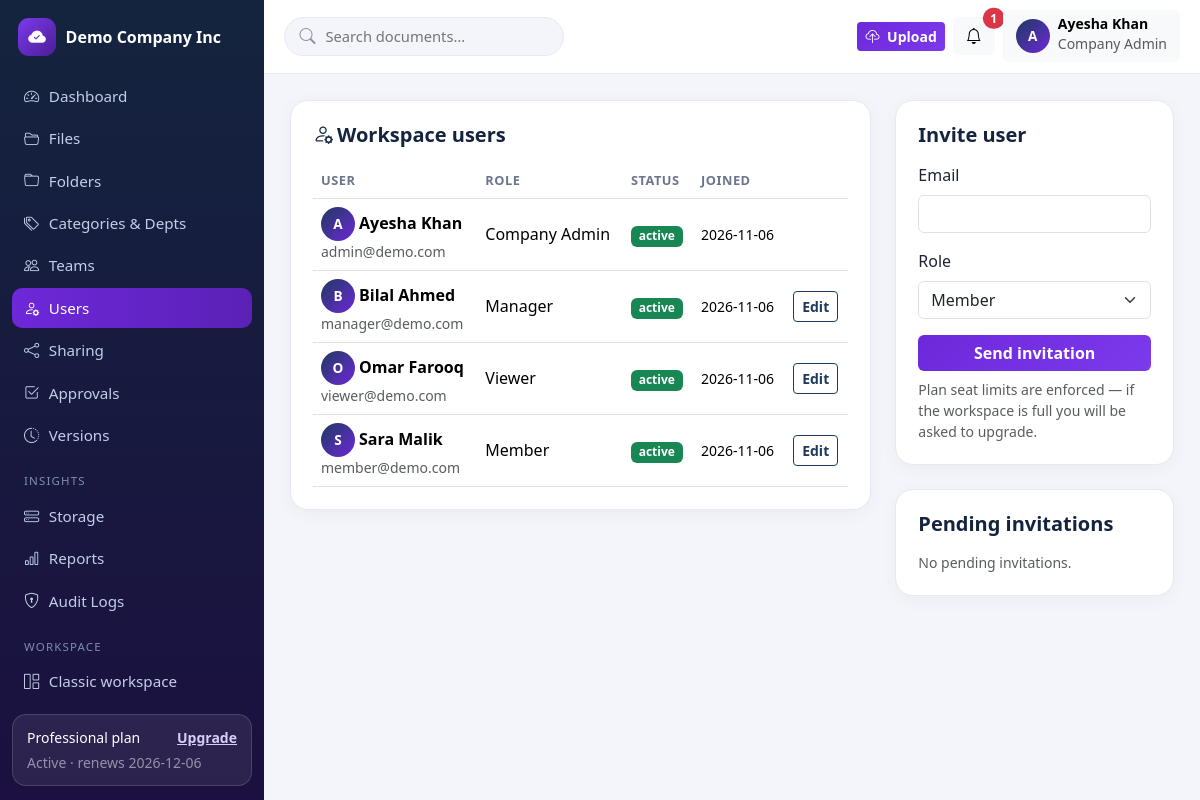
The app's page /admin/users (signed in) with its own data.
### tables this page shows
CREATE TABLE tenants (
    id INT UNSIGNED AUTO_INCREMENT PRIMARY KEY,
    name VARCHAR(160) NOT NULL,
    slug VARCHAR(180) NOT NULL UNIQUE,
    email VARCHAR(190) NOT NULL,
    logo VARCHAR(255) NULL,
    brand_color VARCHAR(9) NOT NULL DEFAULT '#1e3a5f',
    status ENUM('active','suspended') NOT NULL DEFAULT 'active',
    created_at TIMESTAMP NOT NULL DEFAULT CURRENT_TIMESTAMP,
    updated_at TIMESTAMP NOT NULL DEFAULT CURRENT_TIMESTAMP ON UPDATE CURRENT_TIMESTAMP,
    INDEX idx_tenants_status (status)
);

CREATE TABLE subscriptions (
    id INT UNSIGNED AUTO_INCREMENT PRIMARY KEY,
    tenant_id INT UNSIGNED NOT NULL,
    plan_id INT UNSIGNED NOT NULL,
    billing_cycle ENUM('monthly','yearly') NOT NULL DEFAULT 'monthly',
    status ENUM('trialing','active','past_due','cancelled','expired') NOT NULL DEFAULT 'trialing',
    trial_ends_at TIMESTAMP NULL,
    current_period_start TIMESTAMP NULL,
    current_period_end TIMESTAMP NULL,
    cancelled_at TIMESTAMP NULL,
    created_at TIMESTAMP NOT NULL DEFAULT CURRENT_TIMESTAMP,
    updated_at TIMESTAMP NOT NULL DEFAULT CURRENT_TIMESTAMP ON UPDATE CURRENT_TIMESTAMP,
    INDEX idx_sub_tenant (tenant_id),
    INDEX idx_sub_status (status),
    CONSTRAINT fk_sub_tenant FOREIGN KEY (tenant_id) REFERENCES tenants(id) ON DELETE CASCADE,
    CONSTRAINT fk_sub_plan FOREIGN KEY (plan_id) REFERENCES subscription_plans(id)
);

CREATE TABLE subscription_plans (
    id INT UNSIGNED AUTO_INCREMENT PRIMARY KEY,
    name VARCHAR(60) NOT NULL,
    slug VARCHAR(60) NOT NULL UNIQUE,
    price_monthly DECIMAL(10,2) NOT NULL DEFAULT 0,
    price_yearly DECIMAL(10,2) NOT NULL DEFAULT 0,
    storage_mb INT NOT NULL DEFAULT 100,        
    max_users INT NOT NULL DEFAULT 3,           
    max_file_mb INT NOT NULL DEFAULT 10,        
    max_teams INT NOT NULL DEFAULT 1,           
    version_history INT NOT NULL DEFAULT 3,
    features VARCHAR(500) NULL,
    is_active TINYINT(1) NOT NULL DEFAULT 1,
    created_at TIMESTAMP NOT NULL DEFAULT CURRENT_TIMESTAMP,
    updated_at TIMESTAMP NOT NULL DEFAULT CURRENT_TIMESTAMP ON UPDATE CURRENT_TIMESTAMP
);

CREATE TABLE users (
    id INT UNSIGNED AUTO_INCREMENT PRIMARY KEY,
    tenant_id INT UNSIGNED NULL,
    name VARCHAR(120) NOT NULL,
    email VARCHAR(190) NOT NULL UNIQUE,
    password_hash VARCHAR(255) NOT NULL,
    role VARCHAR(40) NOT NULL DEFAULT 'member',
    status ENUM('pending','active','disabled') NOT NULL DEFAULT 'pending',
    email_verified_at TIMESTAMP NULL,
    email_verification_token VARCHAR(64) NULL,
    last_login_at TIMESTAMP NULL,
    created_at TIMESTAMP NOT NULL DEFAULT CURRENT_TIMESTAMP,
    updated_at TIMESTAMP NOT NULL DEFAULT CURRENT_TIMESTAMP ON UPDATE CURRENT_TIMESTAMP,
    INDEX idx_users_tenant (tenant_id),
    INDEX idx_users_role (role),
    CONSTRAINT fk_users_tenant FOREIGN KEY (tenant_id) REFERENCES tenants(id) ON DELETE CASCADE
);

### resources/views/admin/users.php (the view, shortened to what the rows shown need)
<?php $pageTitle = 'Users'; partial('tree-open', compact('user', 'tenant', 'sub', 'unread', 'notifs', 'pageTitle', 'tree')); ?>
<div class="row g-4">
  <div class="col-lg-8">
    <div class="panel"><div class="panel-head"><h5><i class="bi bi-person-gear me-1"></i>Workspace users</h5></div>
      <div class="table-responsive"><table class="table align-middle mb-0">
        <thead><tr><th>User</th><th>Role</th><th>Status</th><th>Joined</th><th></th></tr></thead><tbody>
        <?php foreach ($users as $u): ?>
        <tr><td><span class="avatar me-1"><?= e(strtoupper(substr($u['name'], 0, 1))) ?></span><strong><?= e($u['name']) ?></strong>
            <div class="small text-muted"><?= e($u['email']) ?></div></td>
          <td><?= e(ucwords(str_replace('_', ' ', $u['role']))) ?></td>
          <td><span class="badge text-bg-<?= $u['status'] === 'active' ? 'success' : 'secondary' ?>"><?= e($u['status']) ?></span></td>
          <td class="small"><?= e(substr((string) $u['created_at'], 0, 10)) ?></td>
          <td><?php if ((int) $u['id'] !== (int) $user['id']): ?>
            <button class="btn btn-sm btn-outline-navy" data-bs-toggle="collapse" data-bs-target="#userEdit<?= (int) $u['id'] ?>">Edit</button><?php endif; ?></td></tr>
        <?php endforeach; ?>
        </tbody></table></div>
    </div>
  </div>
  <div class="col-lg-4">
    <div class="panel mb-4"><div class="panel-head"><h5>Invite user</h5></div>
      <form method="post" action="<?= url('admin/users/invite') ?>">
        <label class="form-label">Email</label><input class="form-control mb-3" type="email" name="email" required>
        <label class="form-label">Role</label>
        <select class="form-select mb-3" name="role">
          <option value="member">Member</option><option value="manager">Manager</option>
          <option value="viewer">Viewer</option><option value="company_admin">Company Admin</option></select>
        <button class="btn btn-purple w-100">Send invitation</button>
        <p class="small text-muted mt-2 mb-0">Plan seat limits are enforced — if the workspace is full you will be asked to upgrade.</p>
      </form>
    </div>
    <div class="panel"><div class="panel-head"><h5>Pending invitations</h5></div>
      <?php if (!array_filter($invites, fn($i) => $i['status'] === 'pending')): ?><p class="text-muted small mb-0">No pending invitations.</p><?php endif; ?>
    </div>
  </div>
</div>

### routes/web.php (shortened to what the rows shown need)
<?php
function dispatch(string $method, string $uri): void
{
    $path = trim(parse_url($uri, PHP_URL_PATH) ?? '/', '/');
    foreach ($GLOBALS['routes'] as [$m, $pattern, $handler]) {
        if ($m !== $method) continue;
        $regex = '#^' . preg_replace('#\{[a-zA-Z_]+\}#', '([^/]+)', $pattern) . '$#';
        if (preg_match($regex, $path, $matches)) {
            array_shift($matches);
            $args = array_map(fn($v) => ctype_digit((string) $v) ? (int) $v : $v, $matches);
            [$class, $action] = $handler;
            (new $class())->$action(...$args);
            return;
        }
    }
}

### resources/views/partials/tree-open.php (shortened to what the rows shown need)
<?php
$tree = $tree ?? 'employee';
$navs = [
  'admin' => [
    ['admin/dashboard', 'bi-speedometer2', 'Dashboard'],
    ['admin/files', 'bi-folder2-open', 'Files'],
    ['admin/folders', 'bi-folder', 'Folders'],
    ['admin/categories', 'bi-tags', 'Categories & Depts'],
    ['admin/teams', 'bi-people', 'Teams'],
    ['admin/users', 'bi-person-gear', 'Users'],
    ['admin/sharing', 'bi-share', 'Sharing'],
    ['admin/approvals', 'bi-check2-square', 'Approvals'],
    ['admin/versions', 'bi-clock-history', 'Versions'],
    ['_h', '', 'Insights'],
    ['admin/storage', 'bi-hdd-stack', 'Storage'],
    ['admin/reports', 'bi-bar-chart', 'Reports'],
    ['admin/audit-logs', 'bi-shield-lock', 'Audit Logs'],
    ['_h', '', 'Workspace'],
    ['app', 'bi-grid-1x2', 'Classic workspace'],
    ['app/subscription', 'bi-credit-card', 'Subscription'],
    ['admin/settings', 'bi-gear', 'Settings'],
  ],
  'manager' => [
    ['manager/dashboard', 'bi-speedometer2', 'Dashboard'],
    ['manager/files', 'bi-folder2-open', 'Team Files'],
    ['manager/approvals', 'bi-check2-square', 'Approvals'],
    ['manager/notifications', 'bi-bell', 'Notifications'],
    ['_h', '', 'Workspace'],
    ['app/upload', 'bi-cloud-upload', 'Upload'],
    ['app/profile', 'bi-person-circle', 'Profile'],
  ],
  'employee' => [
    ['employee/dashboard', 'bi-speedometer2', 'Dashboard'],
    ['employee/files', 'bi-folder2-open', 'My Files'],
    ['employee/approvals', 'bi-check2-square', 'Approvals'],
    ['employee/notifications', 'bi-bell', 'Notifications'],
    ['_h', '', 'Workspace'],
    ['app/upload', 'bi-cloud-upload', 'Upload'],
    ['app/profile', 'bi-person-circle', 'Profile'],
  ],
];
$searchAction = ['admin' => 'admin/files', 'manager' => 'manager/files', 'employee' => 'employee/files'][$tree];
?>
<!DOCTYPE html>
<html lang="en">
<head>
<link href="https://cdn.jsdelivr.net/npm/bootstrap@5.3.3/dist/css/bootstrap.min.css" rel="stylesheet">
<link href="https://cdn.jsdelivr.net/npm/bootstrap-icons@1.11.3/font/bootstrap-icons.min.css" rel="stylesheet">
<link href="<?= url('assets/css/app.css') ?>" rel="stylesheet">
</head>
<body>
<div class="app-shell">
  <aside class="app-sidebar" id="appSidebar">
    <a class="sidebar-brand" href="<?= url($tree . '/dashboard') ?>">
      <?php if (!empty($tenant['logo'])): ?><img src="<?= url($tenant['logo']) ?>" alt="" class="sidebar-logo">
      <?php else: ?><span class="brand-mark"><i class="bi bi-cloud-check-fill"></i></span><?php endif; ?>
      <span class="sidebar-brand-text"><?= e($tenant['name'] ?? 'DocuFlow') ?></span>
    </a>
    <nav class="sidebar-nav">
      <?php foreach ($navs[$tree] as $item): ?>
        <?php if ($item[0] === '_h'): ?><div class="sidebar-heading"><?= e($item[2]) ?></div>
        <?php else: ?><a href="<?= url($item[0]) ?>"><i class="bi <?= e($item[1]) ?>"></i> <?= e($item[2]) ?></a><?php endif; ?>
      <?php endforeach; ?>
    </nav>
    <?php if (!empty($sub)): ?>
    <div class="sidebar-plan">
      <div class="d-flex justify-content-between small"><span><?= e($sub['plan_name']) ?> plan</span><a href="<?= url('app/subscription') ?>">Upgrade</a></div>
      <div class="text-white-50 small mt-1"><?= e(ucfirst(SubscriptionService::effectiveStatus($sub))) ?> · renews <?= e(substr((string) $sub['current_period_end'], 0, 10)) ?></div>
    </div>
    <?php endif; ?>
  </aside>
  <div class="app-main">
    <header class="app-topbar">
      <form class="topbar-search d-none d-md-flex" method="get" action="<?= url($searchAction) ?>">
        <i class="bi bi-search"></i>
        <input type="search" name="q" placeholder="Search documents…" value="<?= e($_GET['q'] ?? '') ?>">
      </form>
      <div class="ms-auto d-flex align-items-center gap-2">
        <a class="btn btn-purple btn-sm" href="<?= url('app/upload') ?>"><i class="bi bi-cloud-upload me-1"></i> Upload</a>
        <div class="dropdown">
          <button class="btn btn-light position-relative" data-bs-toggle="dropdown" aria-label="Notifications">
            <i class="bi bi-bell"></i>
            <?php if (!empty($unread)): ?><span class="position-absolute top-0 start-100 translate-middle badge rounded-pill bg-danger"><?= (int) $unread ?></span><?php endif; ?>
          </button>
        </div>
        <div class="dropdown">
          <button class="btn btn-light d-flex align-items-center gap-2" data-bs-toggle="dropdown">
            <span class="avatar"><?= e(strtoupper(substr($user['name'], 0, 1))) ?></span>
            <span class="d-none d-md-block text-start"><span class="d-block fw-semibold small lh-1"><?= e($user['name']) ?></span>
            <span class="text-muted small lh-1"><?= e(ucwords(str_replace('_', ' ', $user['role']))) ?></span></span>
          </button>
        </div>
      </div>
    </header>
    <main class="app-content">

### records on screen
tenants: name "Demo Company Inc"
subscriptions: plan.name "Professional", status "Active", current_period_end "2026-12-06"
users: name "A", name "Ayesha Khan", role "Company Admin", email "admin@demo.com", status "active", created_at "2026-11-06"
users: name "B", name "Bilal Ahmed", email "manager@demo.com", role "Manager", status "active", created_at "2026-11-06"
users: name "O", name "Omar Farooq", email "viewer@demo.com", role "Viewer", status "active", created_at "2026-11-06"
users: name "S", name "Sara Malik", email "member@demo.com", role "Member", status "active", created_at "2026-11-06"

### other values on screen
$item[2] "Dashboard"
$item[2] "Files"
$item[2] "Folders"
$item[2] "Categories & Depts"
$item[2] "Teams"
$item[2] "Users"
$item[2] "Sharing"
$item[2] "Approvals"
$item[2] "Versions"
$item[2] "INSIGHTS"
$item[2] "Storage"
$item[2] "Reports"
$item[2] "Audit Logs"
$item[2] "WORKSPACE"
$item[2] "Classic workspace"
